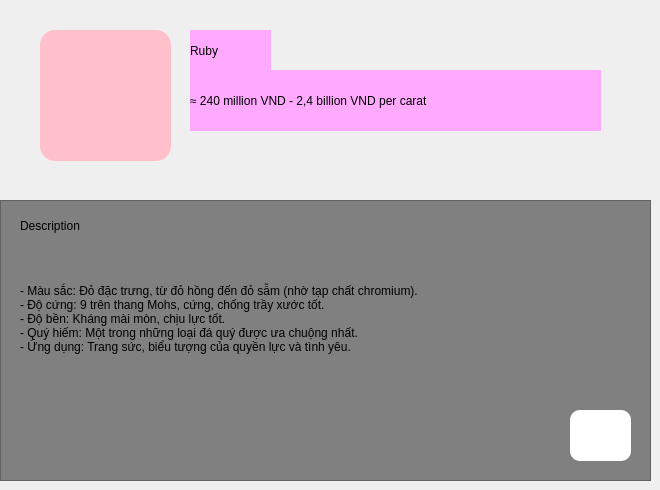
      <widget class="QWidget" name="charlieputh_2">
       <widget class="QLabel" name="label_9">
        <property name="geometry">
         <rect>
          <x>240</x>
          <y>140</y>
          <width>55</width>
          <height>16</height>
         </rect>
        </property>
        <property name="text">
         <string/>
        </property>
       </widget>
       <widget class="QPushButton" name="pushButton_9">
        <property name="geometry">
         <rect>
          <x>40</x>
          <y>30</y>
          <width>131</width>
          <height>131</height>
         </rect>
        </property>
        <property name="styleSheet">
         <string notr="true">background-color:pink;
border-radius:15px;</string>
        </property>
        <property name="text">
         <string/>
        </property>
        <property name="icon">
         <iconset>
          <normaloff>../../../Pictures/Saved Pictures/pngimg.com - ruby_PNG4.png</normaloff>../../../Pictures/Saved Pictures/pngimg.com - ruby_PNG4.png</iconset>
        </property>
        <property name="iconSize">
         <size>
          <width>130</width>
          <height>130</height>
         </size>
        </property>
       </widget>
       <widget class="QLabel" name="label_10">
        <property name="geometry">
         <rect>
          <x>190</x>
          <y>30</y>
          <width>81</width>
          <height>41</height>
         </rect>
        </property>
        <property name="styleSheet">
         <string notr="true">background-color:rgb(255, 170, 255);
font: 75 20pt &quot;Times New Roman&quot;;
color:black;</string>
        </property>
        <property name="text">
         <string>Ruby</string>
        </property>
       </widget>
       <widget class="QLabel" name="label_11">
        <property name="geometry">
         <rect>
          <x>190</x>
          <y>70</y>
          <width>411</width>
          <height>61</height>
         </rect>
        </property>
        <property name="styleSheet">
         <string notr="true">background-color:rgb(255, 170, 255);
font: 12pt &quot;MS Shell Dlg 2&quot;;</string>
        </property>
        <property name="text">
         <string>≈ 240 million VND - 2,4 billion VND per carat</string>
        </property>
       </widget>
       <widget class="QFrame" name="frame_3">
        <property name="geometry">
         <rect>
          <x>0</x>
          <y>200</y>
          <width>651</width>
          <height>281</height>
         </rect>
        </property>
        <property name="styleSheet">
         <string notr="true">background-color:grey;</string>
        </property>
        <property name="frameShape">
         <enum>QFrame::StyledPanel</enum>
        </property>
        <property name="frameShadow">
         <enum>QFrame::Raised</enum>
        </property>
        <widget class="QLabel" name="label_12">
         <property name="geometry">
          <rect>
           <x>20</x>
           <y>10</y>
           <width>101</width>
           <height>31</height>
          </rect>
         </property>
         <property name="styleSheet">
          <string notr="true">background-color:grey;
font: 75 12pt &quot;Times New Roman&quot;;</string>
         </property>
         <property name="text">
          <string>Description</string>
         </property>
        </widget>
        <widget class="QLabel" name="label_13">
         <property name="geometry">
          <rect>
           <x>20</x>
           <y>50</y>
           <width>601</width>
           <height>151</height>
          </rect>
         </property>
         <property name="styleSheet">
          <string notr="true">background-color:grey;
font: 75 12pt &quot;Times New Roman&quot;;</string>
         </property>
         <property name="text">
          <string>- Màu sắc: Đỏ đặc trưng, từ đỏ hồng đến đỏ sẫm (nhờ tạp chất chromium).  
- Độ cứng: 9 trên thang Mohs, cứng, chống trầy xước tốt.  
- Độ bền: Kháng mài mòn, chịu lực tốt.  
- Quý hiếm: Một trong những loại đá quý được ưa chuộng nhất.  
- Ứng dụng: Trang sức, biểu tượng của quyền lực và tình yêu.  
</string>
         </property>
        </widget>
        <widget class="QPushButton" name="btnplayruby">
         <property name="geometry">
          <rect>
           <x>570</x>
           <y>210</y>
           <width>61</width>
           <height>51</height>
          </rect>
         </property>
         <property name="styleSheet">
          <string notr="true">background-color:white;
border-radius:10px;</string>
         </property>
         <property name="text">
          <string/>
         </property>
         <property name="icon">
          <iconset>
           <normaloff>../../../Downloads/4544843_shop_business_delivery_trolley_comerce_icon.png</normaloff>../../../Downloads/4544843_shop_business_delivery_trolley_comerce_icon.png</iconset>
         </property>
         <property name="iconSize">
          <size>
           <width>40</width>
           <height>40</height>
          </size>
         </property>
        </widget>
       </widget>
      </widget>
